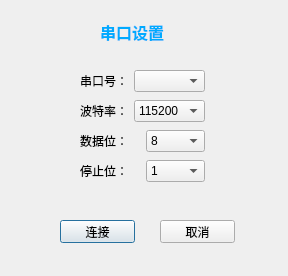
<?xml version="1.0" encoding="UTF-8"?>
<ui version="4.0">
 <class>SerialPortDialog</class>
 <widget class="QDialog" name="SerialPortDialog">
  <property name="geometry">
   <rect>
    <x>0</x>
    <y>0</y>
    <width>288</width>
    <height>276</height>
   </rect>
  </property>
  <property name="windowTitle">
   <string>串口设置</string>
  </property>
  <widget class="QWidget" name="layoutWidget">
   <property name="geometry">
    <rect>
     <x>80</x>
     <y>130</y>
     <width>125</width>
     <height>22</height>
    </rect>
   </property>
   <layout class="QHBoxLayout" name="horizontalLayout_3">
    <item>
     <widget class="QLabel" name="label_5">
      <property name="text">
       <string>数据位：</string>
      </property>
     </widget>
    </item>
    <item>
     <widget class="QComboBox" name="DataBitComboBox">
      <item>
       <property name="text">
        <string>8</string>
       </property>
      </item>
      <item>
       <property name="text">
        <string>7</string>
       </property>
      </item>
      <item>
       <property name="text">
        <string>6</string>
       </property>
      </item>
     </widget>
    </item>
   </layout>
  </widget>
  <widget class="QWidget" name="layoutWidget_2">
   <property name="geometry">
    <rect>
     <x>80</x>
     <y>70</y>
     <width>125</width>
     <height>22</height>
    </rect>
   </property>
   <layout class="QHBoxLayout" name="horizontalLayout">
    <item>
     <widget class="QLabel" name="label_3">
      <property name="text">
       <string>串口号：</string>
      </property>
     </widget>
    </item>
    <item>
     <widget class="QComboBox" name="PortComboBox"/>
    </item>
   </layout>
  </widget>
  <widget class="QWidget" name="layoutWidget_3">
   <property name="geometry">
    <rect>
     <x>80</x>
     <y>160</y>
     <width>125</width>
     <height>22</height>
    </rect>
   </property>
   <layout class="QHBoxLayout" name="horizontalLayout_4">
    <item>
     <widget class="QLabel" name="label_6">
      <property name="text">
       <string>停止位：</string>
      </property>
     </widget>
    </item>
    <item>
     <widget class="QComboBox" name="StopBitComboBox">
      <item>
       <property name="text">
        <string>1</string>
       </property>
      </item>
      <item>
       <property name="text">
        <string>2</string>
       </property>
      </item>
     </widget>
    </item>
   </layout>
  </widget>
  <widget class="QWidget" name="layoutWidget_4">
   <property name="geometry">
    <rect>
     <x>80</x>
     <y>100</y>
     <width>125</width>
     <height>22</height>
    </rect>
   </property>
   <layout class="QHBoxLayout" name="horizontalLayout_2">
    <item>
     <widget class="QLabel" name="label_4">
      <property name="text">
       <string>波特率：</string>
      </property>
     </widget>
    </item>
    <item>
     <widget class="QComboBox" name="BaudComboBox">
      <item>
       <property name="text">
        <string>115200</string>
       </property>
      </item>
      <item>
       <property name="text">
        <string>38400</string>
       </property>
      </item>
      <item>
       <property name="text">
        <string>9600</string>
       </property>
      </item>
      <item>
       <property name="text">
        <string>4800</string>
       </property>
      </item>
     </widget>
    </item>
   </layout>
  </widget>
  <widget class="QPushButton" name="OpenButton">
   <property name="geometry">
    <rect>
     <x>60</x>
     <y>220</y>
     <width>75</width>
     <height>23</height>
    </rect>
   </property>
   <property name="text">
    <string>连接</string>
   </property>
  </widget>
  <widget class="QPushButton" name="CancelPushButton">
   <property name="geometry">
    <rect>
     <x>160</x>
     <y>220</y>
     <width>75</width>
     <height>23</height>
    </rect>
   </property>
   <property name="text">
    <string>取消</string>
   </property>
  </widget>
  <widget class="QLabel" name="label">
   <property name="geometry">
    <rect>
     <x>100</x>
     <y>20</y>
     <width>81</width>
     <height>21</height>
    </rect>
   </property>
   <property name="text">
    <string>&lt;html&gt;&lt;head/&gt;&lt;body&gt;&lt;p&gt;&lt;span style=&quot; font-size:12pt; font-weight:600; color:#00aaff;&quot;&gt;串口设置&lt;/span&gt;&lt;/p&gt;&lt;/body&gt;&lt;/html&gt;</string>
   </property>
  </widget>
 </widget>
 <resources/>
 <connections/>
</ui>
